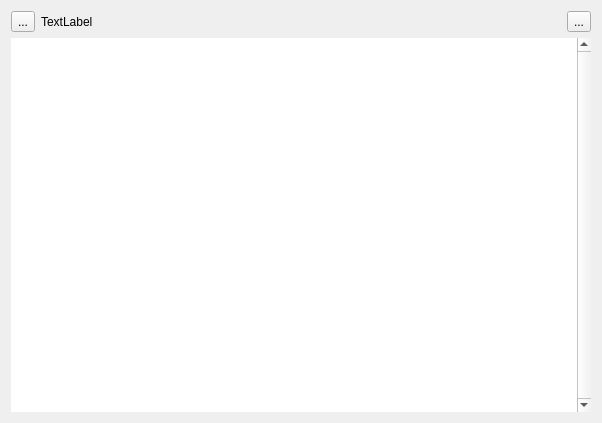
<?xml version="1.0" encoding="UTF-8"?>
<ui version="4.0">
 <class>Card</class>
 <widget class="QDialog" name="Card">
  <property name="geometry">
   <rect>
    <x>0</x>
    <y>0</y>
    <width>602</width>
    <height>423</height>
   </rect>
  </property>
  <property name="windowTitle">
   <string>Dialog</string>
  </property>
  <property name="modal">
   <bool>true</bool>
  </property>
  <layout class="QVBoxLayout" name="verticalLayout">
   <item>
    <layout class="QHBoxLayout" name="hl_title">
     <item>
      <widget class="QToolButton" name="toolButton_title_exit">
       <property name="text">
        <string>...</string>
       </property>
      </widget>
     </item>
     <item>
      <widget class="QLabel" name="label_title">
       <property name="text">
        <string>TextLabel</string>
       </property>
      </widget>
     </item>
     <item>
      <spacer name="horizontalSpacer">
       <property name="orientation">
        <enum>Qt::Horizontal</enum>
       </property>
       <property name="sizeHint" stdset="0">
        <size>
         <width>40</width>
         <height>20</height>
        </size>
       </property>
      </spacer>
     </item>
     <item>
      <widget class="QToolButton" name="toolButton_title_save">
       <property name="text">
        <string>...</string>
       </property>
      </widget>
     </item>
    </layout>
   </item>
   <item>
    <widget class="QListWidget" name="listWidget">
     <property name="frameShape">
      <enum>QFrame::NoFrame</enum>
     </property>
     <property name="verticalScrollBarPolicy">
      <enum>Qt::ScrollBarAlwaysOn</enum>
     </property>
     <property name="horizontalScrollBarPolicy">
      <enum>Qt::ScrollBarAlwaysOff</enum>
     </property>
     <property name="dragEnabled">
      <bool>true</bool>
     </property>
    </widget>
   </item>
  </layout>
 </widget>
 <resources/>
 <connections>
  <connection>
   <sender>toolButton_title_exit</sender>
   <signal>clicked()</signal>
   <receiver>Card</receiver>
   <slot>slot_tmp()</slot>
   <hints>
    <hint type="sourcelabel">
     <x>46</x>
     <y>28</y>
    </hint>
    <hint type="destinationlabel">
     <x>60</x>
     <y>167</y>
    </hint>
   </hints>
  </connection>
  <connection>
   <sender>toolButton_title_save</sender>
   <signal>clicked()</signal>
   <receiver>Card</receiver>
   <slot>slot_save()</slot>
   <hints>
    <hint type="sourcelabel">
     <x>195</x>
     <y>28</y>
    </hint>
    <hint type="destinationlabel">
     <x>437</x>
     <y>203</y>
    </hint>
   </hints>
  </connection>
 </connections>
 <slots>
  <slot>slot_save()</slot>
  <slot>slot_animation()</slot>
  <slot>slot_tmp()</slot>
 </slots>
</ui>
